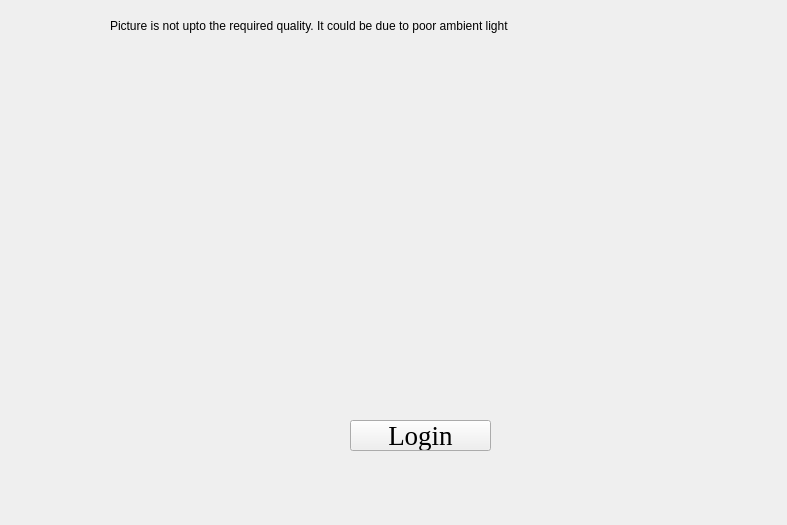
<?xml version="1.0" encoding="UTF-8"?>
<ui version="4.0">
 <class>Form</class>
 <widget class="QWidget" name="Form">
  <property name="geometry">
   <rect>
    <x>0</x>
    <y>0</y>
    <width>787</width>
    <height>525</height>
   </rect>
  </property>
  <property name="windowTitle">
   <string>Form</string>
  </property>
  <property name="autoFillBackground">
   <bool>false</bool>
  </property>
  <property name="styleSheet">
   <string notr="true"/>
  </property>
  <widget class="QPushButton" name="capturePhoto">
   <property name="geometry">
    <rect>
     <x>350</x>
     <y>420</y>
     <width>141</width>
     <height>31</height>
    </rect>
   </property>
   <property name="font">
    <font>
     <family>Liberation Serif</family>
     <pointsize>20</pointsize>
     <weight>50</weight>
     <italic>false</italic>
     <bold>false</bold>
    </font>
   </property>
   <property name="cursor">
    <cursorShape>PointingHandCursor</cursorShape>
   </property>
   <property name="mouseTracking">
    <bool>true</bool>
   </property>
   <property name="focusPolicy">
    <enum>Qt::ClickFocus</enum>
   </property>
   <property name="text">
    <string>Login</string>
   </property>
   <property name="autoDefault">
    <bool>false</bool>
   </property>
   <property name="default">
    <bool>false</bool>
   </property>
   <property name="flat">
    <bool>false</bool>
   </property>
  </widget>
  <widget class="QLabel" name="label">
   <property name="geometry">
    <rect>
     <x>110</x>
     <y>10</y>
     <width>571</width>
     <height>31</height>
    </rect>
   </property>
   <property name="text">
    <string>Picture is not upto the required quality. It could be due to poor ambient light </string>
   </property>
  </widget>
 </widget>
 <resources>
  <include location="homepage_resource.qrc"/>
 </resources>
 <connections>
  <connection>
   <sender>capturePhoto</sender>
   <signal>clicked()</signal>
   <receiver>Form</receiver>
   <slot>recognizeFace()</slot>
   <hints>
    <hint type="sourcelabel">
     <x>372</x>
     <y>436</y>
    </hint>
    <hint type="destinationlabel">
     <x>332</x>
     <y>431</y>
    </hint>
   </hints>
  </connection>
 </connections>
 <slots>
  <signal>signal1()</signal>
  <slot>recognizeFace()</slot>
 </slots>
</ui>
